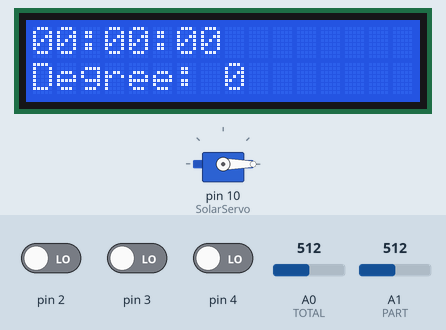
A sketch run on a simulated Arduino Uno, built with avr-gcc and run on an emulated ATmega328P. Parts: servo, 16×2 character LCD. The test bench sets the inputs (shaded band); at power-on: pin 2 LOW, pin 3 LOW, pin 4 LOW, A0 (TOTAL) = 512, A1 (PART) = 512. What the sketch prints to the serial monitor is not drawn.

Above: at 0.1 s.
At 4.1 s:
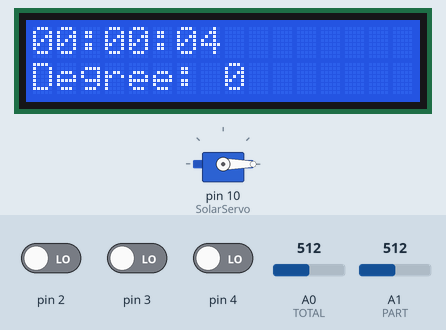
At 9.1 s:
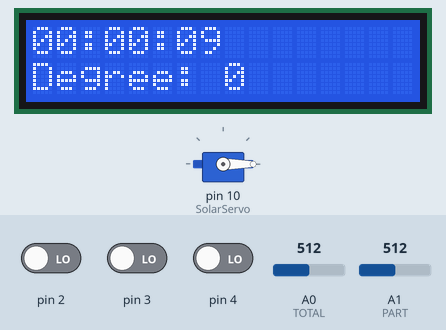
At 19.1 s:
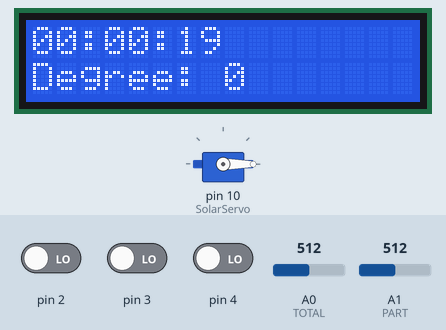
At 29.1 s:
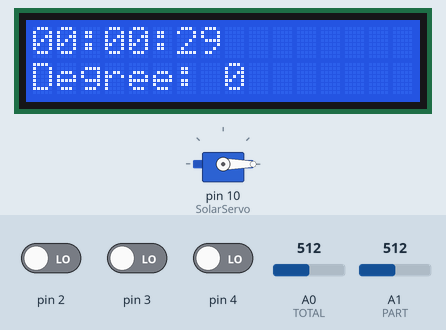
At 39.1 s:
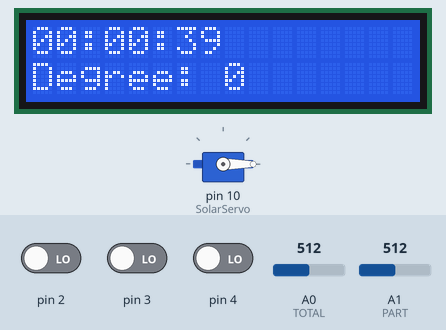

The sketch:

SolarTest.ino
```cpp
#include <Servo.h>

Servo SolarServo;
#include <LiquidCrystal.h>
LiquidCrystal LcdDriver(11, 9, 5, 6, 7, 8);

//Set up clock.
#define LcdDisplay

#define TOTAL 0 // for pin 0
#define PART 1 // for pin 1

#include "ClockBasics.h"
unsigned long ClockTimer;
unsigned long SolarTimer;
int tolerance = 2;

int SolarValue = 0; // variable for the solar angle, set to initial position 90 deg

#include "EncoderRead.h"

#include "ButtonDebounce.h"

void UpdateLCD()
{
  LcdDriver.clear();// Reset display
  LcdDriver.setCursor(0, 1);
  LcdDriver.print("Degree: "); // place Solar on first line
  LcdDriver.print(SolarValue);

  // Place cursor on line that is currently being changed.
  // Be sure cursor is on and blinking.
  LcdDriver.setCursor(0, 0);
  LcdClock();
} // End of UpdateLCD

// put your setup code here, to run once:
void setup() {

  // Set up Encoder
  EncoderInitialize();

  // Set up button
  ButtonInitialize();

  // Set up servos.
  SolarServo.attach(10);
  pinMode(TOTAL, INPUT);
  pinMode(PART, INPUT);
  SolarServo.write(SolarValue);

  // Set up software timers.
  ClockTimer = millis();
  SolarTimer = millis();

  // Set up lcd.
  LcdDriver.begin(16, 2);
  UpdateLCD();
  Serial.begin(9600);
}
// put your main code here, to run repeatedly:
void loop()
{
  if (millis() - SolarTimer >= 100)
  {
    int val1 = analogRead(TOTAL) / 2;
    int val2 = analogRead(PART);

    if ((abs(val1 - val2) <= tolerance))
    {
      //do nothing if the difference between values is within the tolerance limit
    } else {
      if (val1 > val2)
      {
        SolarValue = --SolarValue;
      }
      if (val1 < val2)
      {
        SolarValue = ++SolarValue;
      }
    }

    if (SolarValue > 180) {
      SolarValue = 180;  // reset to 180 if it goes higher
    }
    if (SolarValue < 0) {
      SolarValue = 0;  // reset to 0 if it goes lower
    }
    if (InvalidTime()) // if the hour is after 18:00 or before 06:00....
    {
      SolarValue = 0;
    }
    SolarServo.write(SolarValue);
    SolarTimer+=100;
  } // end SolarTimer if

  // Check for button press
  if (1 == ButtonRead())
  {
    // loop code here to set the clock?
  } // End of Button if

  if (millis() - ClockTimer >= 1000)
  {

    ClockTimer += 1000;

    // if clock is running, update the clock
    if (clockState == CLOCK_RUNNING)
    {
      UpdateClock();
      // Then send data out...
    }
    SendClock();
    UpdateLCD();
  } // End of ClockTimer if

  // Check for incoming data
  if (Serial.available())
  {
    // Use character to set clock.
    SettingClock(Serial.read());
  } // End of Serial input handling
  // Check for update from encoder.
}
```

Measured:
- what the display in image 1 shows lasts 1.0 s, from 4.0 s to 5.0 s
